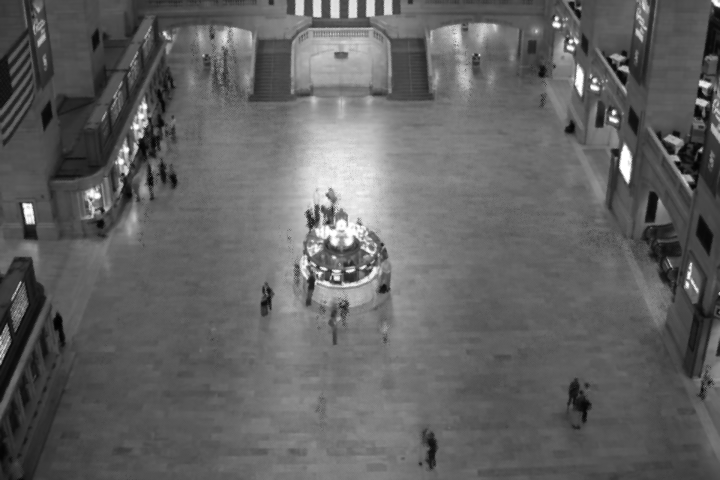
#> input picture calibration/grand_central_background.png, 720 x 480 px
$ python grand_central_calibrate.py
#> lines starting #> are read from the running program, lines starting #| are printed output that depends on the picture
import cv2
import numpy as np
import matplotlib.pyplot as plt


def main():

    meter_per_pixel = 4.8768 / 144

    pts_image = np.float32([[248, 100], [435, 100], [473, 287], [202, 287]])
    pts_world = np.float32([[0, 0], [440, 0], [440, 672], [0, 672]]) * meter_per_pixel

    pts_world_10x = pts_world * 10

    matrix_cam2world = cv2.getPerspectiveTransform(pts_image, pts_world)
    matrix_cam2world10x = cv2.getPerspectiveTransform(pts_image, pts_world_10x)

    # save transformation matrix
    np.savetxt('grand_central_matrix_cam2world.txt', matrix_cam2world)
    print('Matrix Saved.')

    # background in bev
    img = cv2.imread('grand_central_background.png')
#> img is the input picture: shape (480, 720, 3); min 2, max 255, mean 98.3
    dst = cv2.warpPerspective(img, matrix_cam2world10x, (400, 400))
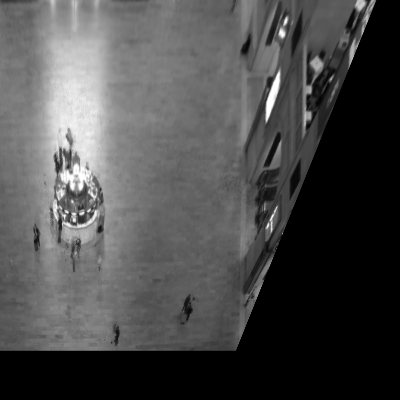
#> dst: shape (400, 400, 3); min 0, max 255, mean 75.3
    plt.subplot(121), plt.imshow(img), plt.title('Input')
    plt.subplot(122), plt.imshow(dst), plt.title('Output')
    plt.show()
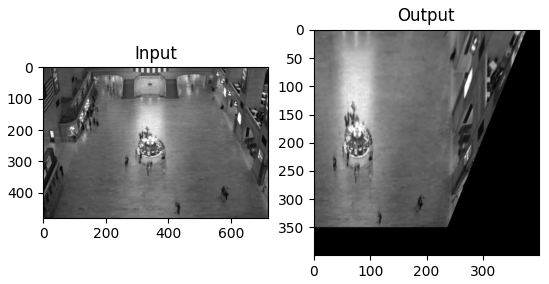
#> figure drawn by matplotlib, 2 panels
    cv2.imwrite('grand_central_background_calibrated.png', dst)
    print('Converted background saved.')


if __name__ == '__main__':
    main()
